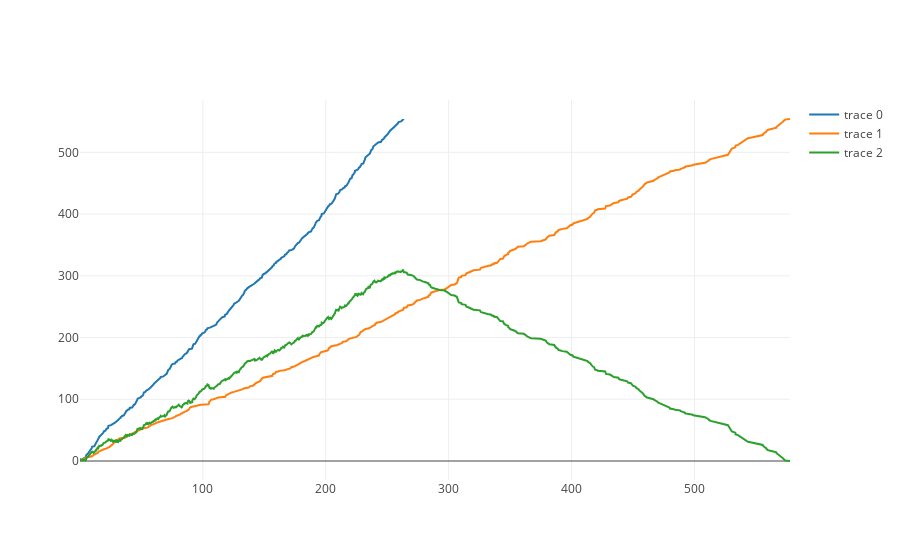

The code cell stored with this chart in its notebook:
### Code cell
figure = {'data':  [
            {"x":stat['arrive_log']['time'], "y": stat['arrive_log']['state_num']},
            {"x":stat['depart_log']['time'], "y": stat['depart_log']['state_num']},
            {"x":stat['state_log']['time'], "y": stat['state_log']['state_num']}
            ] 
         }

iplot(figure)

### Figure 1 — Plotly figure (JSON) as saved in the notebook; plotly's stock layout.template omitted (floating-point values rounded to 4 significant figures; data arrays with more than 128 entries replaced by an {"elided": "..."} marker saying what was removed)
{"data": [{"type": "scatter", "uid": "ffdc1e07-f9da-4c49-a37d-1380b473b994", "x": {"elided": "554 float values"}, "y": {"elided": "554 int values"}}, {"type": "scatter", "uid": "327e0ed6-6546-4ef6-8ff1-30fd63d2a27c", "x": {"elided": "554 float values"}, "y": {"elided": "554 int values"}}, {"type": "scatter", "uid": "c148685e-670f-4176-b611-f1b14082c8c8", "x": {"elided": "1108 float values"}, "y": {"elided": "1108 int values"}}], "layout": {}}
